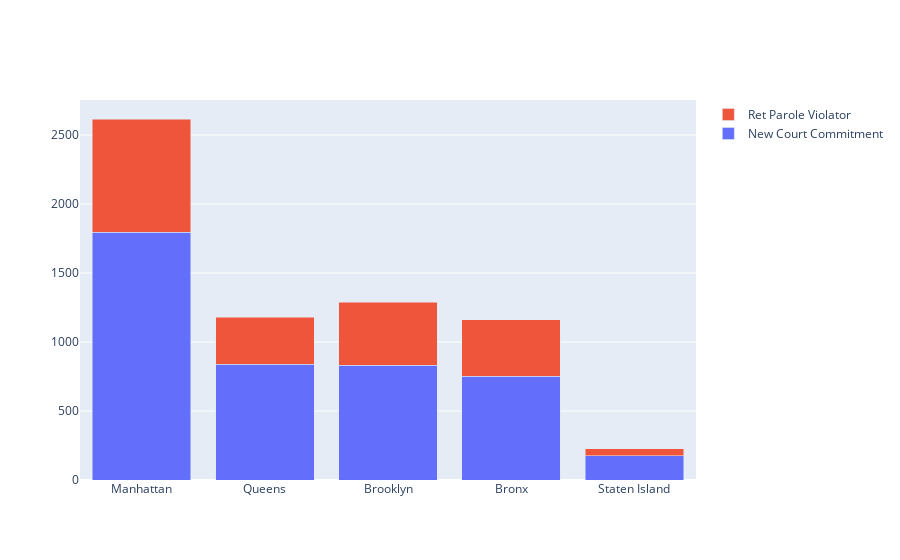
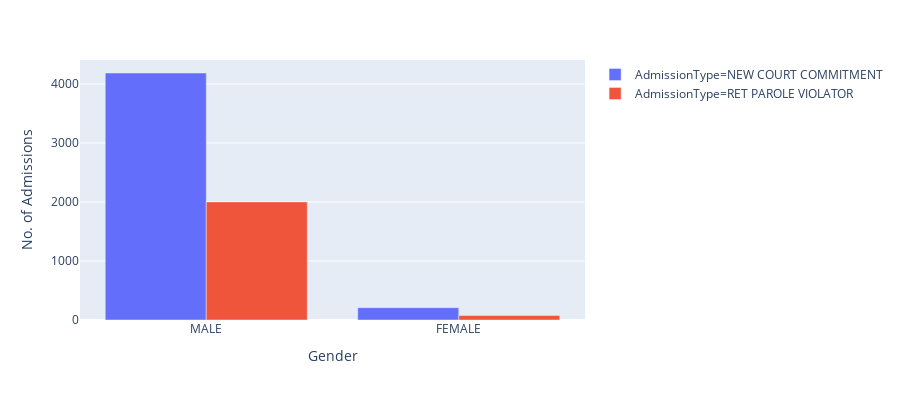
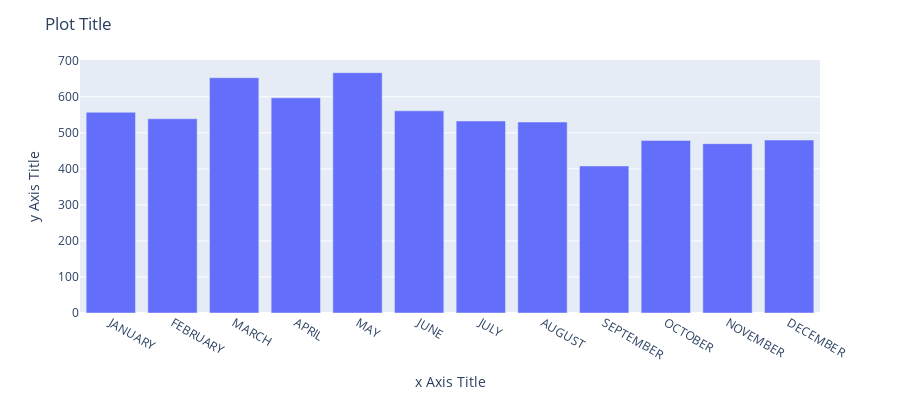

These figures' notebook cell, in order:
### Code cell
# Step five) EDA
# Graph 1) Admission type based on counties
graphOneDF = prisonAdmissionsDF.groupby(["Borough", "AdmissionType"]).count()[['AgeRange']].reset_index()
graphOneDF = graphOneDF[graphOneDF["Borough"] != "NA"].sort_values(by = "AgeRange", ascending = False)
# print (graphOneDF)
####
# Structure to follow for Stack bar chart
# Data = {
#     "Ireland": { "x": ["Jail", "Murder"], "y" : [1, 2, 4] },
#     "India": { "x": ["Jail", "Murder"], "y" : [1, 2, 4] }
# }
####
admissionType = {}
for keys, values in graphOneDF.iterrows():
    dictKey = values["AdmissionType"].title()
    # print (dictKey)
    # Define dictionary indexes
    if dictKey not in admissionType: # Check if the key exist in the dictionary
        admissionType[dictKey] = {}
        admissionType[dictKey]["x"] = []
        admissionType[dictKey]["y"] = []
    
    admissionType[dictKey]["x"].append(values["Borough"].title())    
    admissionType[dictKey]["y"].append(values["AgeRange"])
# print(admissionType)     

graphList = []
for keys, values in enumerate(admissionType):
    graphList.append(go.Bar(
        name = values,
        x = admissionType[values]["x"],
        y = admissionType[values]["y"]
    ))
fig = go.Figure()
fig = go.Figure(data = graphList)
# Change the bar mode
fig.update_layout(barmode='stack')
fig.show()

# Graph 2) Gender wise admission type
graphTwoDF = prisonAdmissionsDF.groupby(["AdmissionType", "Gender"]).count()[['AgeRange']].reset_index()
graphTwoDF = graphTwoDF.sort_values(by = "AgeRange", ascending = False)
# print (graphTwoDF)
fig = px.bar(graphTwoDF, x = "Gender", y = "AgeRange", color = 'AdmissionType', barmode = 'group', height = 400)
fig.update_layout(xaxis_title = "Gender", yaxis_title = "No. of Admissions")
fig.show()

# Graph 3) Month wise counts
prisonAdmissionsDF = prisonAdmissionsDF[prisonAdmissionsDF["Borough"] != "NA"] # Remove NA values
# print (prisonAdmissionsDF)

graphThreeDF = prisonAdmissionsDF.groupby(["AdmissionMonth", "MonthCode"]).count()[['AgeRange']].reset_index()
prisonAdmissionsDF["MonthCode"] = pd.to_numeric(prisonAdmissionsDF["MonthCode"]) # Convert column to INT
graphThreeDF = graphThreeDF.sort_values("MonthCode")
# print (graphThreeDF)
fig = px.bar(graphThreeDF, x = "AdmissionMonth", y = "AgeRange", height = 400)
fig.update_layout(
    title = "Plot Title",
    xaxis_title = "x Axis Title",
    yaxis_title = "y Axis Title"
)
fig.show()

### Figure 1 — Plotly figure (JSON) as saved in the notebook; plotly's stock layout.template omitted (floating-point values rounded to 4 significant figures)
{"data": [{"name": "New Court Commitment", "type": "bar", "x": ["Manhattan", "Queens", "Brooklyn", "Bronx", "Staten Island"], "y": [1797, 839, 831, 752, 177]}, {"name": "Ret Parole Violator", "type": "bar", "x": ["Manhattan", "Brooklyn", "Bronx", "Queens", "Staten Island"], "y": [819, 458, 410, 341, 50]}], "layout": {"barmode": "stack"}}

### Figure 2 — Plotly figure (JSON) as saved in the notebook; plotly's stock layout.template omitted (floating-point values rounded to 4 significant figures)
{"data": [{"alignmentgroup": "True", "hoverlabel": {"namelength": 0}, "hovertemplate": "AdmissionType=NEW COURT COMMITMENT<br>Gender=%{x}<br>AgeRange=%{y}", "legendgroup": "AdmissionType=NEW COURT COMMITMENT", "marker": {"color": "#636efa"}, "name": "AdmissionType=NEW COURT COMMITMENT", "offsetgroup": "AdmissionType=NEW COURT COMMITMENT", "orientation": "v", "showlegend": true, "textposition": "auto", "type": "bar", "x": ["MALE", "FEMALE"], "xaxis": "x", "y": [4187, 209], "yaxis": "y"}, {"alignmentgroup": "True", "hoverlabel": {"namelength": 0}, "hovertemplate": "AdmissionType=RET PAROLE VIOLATOR<br>Gender=%{x}<br>AgeRange=%{y}", "legendgroup": "AdmissionType=RET PAROLE VIOLATOR", "marker": {"color": "#EF553B"}, "name": "AdmissionType=RET PAROLE VIOLATOR", "offsetgroup": "AdmissionType=RET PAROLE VIOLATOR", "orientation": "v", "showlegend": true, "textposition": "auto", "type": "bar", "x": ["MALE", "FEMALE"], "xaxis": "x", "y": [2002, 76], "yaxis": "y"}], "layout": {"barmode": "group", "height": 400, "legend": {"tracegroupgap": 0}, "margin": {"t": 60}, "xaxis": {"anchor": "y", "domain": [0, 1], "title": {"text": "Gender"}}, "yaxis": {"anchor": "x", "domain": [0, 1], "title": {"text": "No. of Admissions"}}}}

### Figure 3 — Plotly figure (JSON) as saved in the notebook; plotly's stock layout.template omitted (floating-point values rounded to 4 significant figures)
{"data": [{"alignmentgroup": "True", "hoverlabel": {"namelength": 0}, "hovertemplate": "AdmissionMonth=%{x}<br>AgeRange=%{y}", "legendgroup": "", "marker": {"color": "#636efa"}, "name": "", "offsetgroup": "", "orientation": "v", "showlegend": false, "textposition": "auto", "type": "bar", "x": ["JANUARY", "FEBRUARY", "MARCH", "APRIL", "MAY", "JUNE", "JULY", "AUGUST", "SEPTEMBER", "OCTOBER", "NOVEMBER", "DECEMBER"], "xaxis": "x", "y": [557, 539, 653, 597, 667, 561, 533, 530, 408, 479, 470, 480], "yaxis": "y"}], "layout": {"barmode": "relative", "height": 400, "legend": {"tracegroupgap": 0}, "margin": {"t": 60}, "title": {"text": "Plot Title"}, "xaxis": {"anchor": "y", "domain": [0, 1], "title": {"text": "x Axis Title"}}, "yaxis": {"anchor": "x", "domain": [0, 1], "title": {"text": "y Axis Title"}}}}
